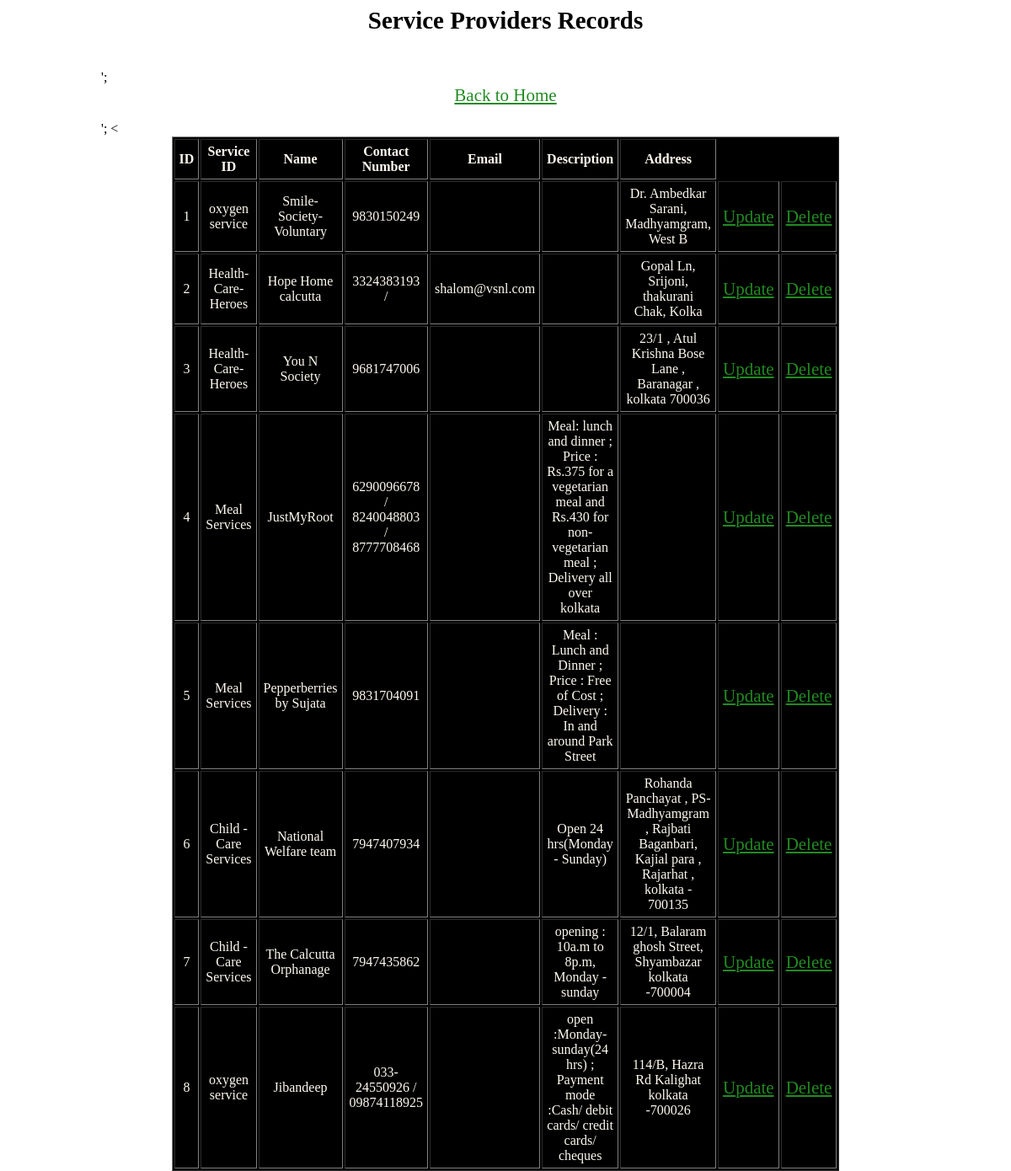
Screenshot of /display_service_provider.php with the database file from the repository.
### tables this page shows
CREATE TABLE `service_providers` (
  `id` int(23) NOT NULL,
  `service_id` int(23) NOT NULL,
  `name` varchar(255) NOT NULL,
  `contact` varchar(255) NOT NULL,
  `email` varchar(255) NOT NULL,
  `description` varchar(255) NOT NULL,
  `address` varchar(255) NOT NULL
);

CREATE TABLE `service` (
  `service_id` int(23) NOT NULL,
  `name` varchar(23) NOT NULL,
  `description` varchar(28) NOT NULL
);

### display_service_provider.php (the view, shortened to what this page needs)
<?php
include("connection.php");?>
<h2 style="font-size:29px;"><center>Service Providers Records</center></h2><br>';
<center><a href="menu.html">Back to Home </a></center><br>';
<<!DOCTYPE html>
<html>
<head>
</head>
<body>
</body>
</html>
<table width = "80%" border="1" cellspacing="2" cellpadding="5" align="center" style="background-color:black; color:floralwhite;">
	<tr>
		<td align="center"><strong>ID</strong></td>
		<td align="center"><strong>Service ID</strong></td>
		<td align="center"><strong> Name</strong></td>
		<td align="center"><strong>Contact Number</strong></td>
		<td align="center"><strong>Email</strong></td>
		<td align="center"><strong>Description</strong></td>
		<td align="center"><strong>Address</strong></td>
	</tr>
    <?php
		$sql = "SELECT
		 `service_providers`.`id` AS `id`,
		 `service_providers`.`service_id` AS `service_id`,
		 `service_providers`.`name` AS `name`,
		 `service_providers`.`contact` AS `contact`,
		 `service_providers`.`email` AS `email`,
		 `service_providers`.`description` AS `description`,
		 `service_providers`.`address` AS `address`,
		 `service`.`name` AS `service_name`
		FROM `service_providers`,`service` where `service_providers`.`service_id`=`service`.`service_id`";
		$result = mysqli_query($link,$sql);
		if(mysqli_num_rows($result) > 0)
		{
			while($row = mysqli_fetch_assoc($result))
			{
				echo "<tr>";
				echo "<td align = 'center'>".$row["id"]."</td>";
				echo "<td align = 'center'>".$row["service_name"]."</td>";
				echo "<td align = 'center'>".$row["name"]."</td>";
				echo "<td align = 'center'>".$row["contact"]."</td>";
				echo "<td align = 'center'>".$row["email"]."</td>";
				echo "<td align = 'center'>".$row["description"]."</td>";
				echo "<td align = 'center'>".$row["address"]."</td>";
				echo "<td><a href='update_service_provider_form.php?id=".$row['id']."'>Update</a></td>";
				echo "<td><a href='delete_service_provider.php?id=".$row['id']."'>Delete</a></td>";
				echo "</tr>";
			}
		}
     ?>
</table>

### display_service_provider.php (style rules this page uses)
a { color: forestgreen; font-size: 21px; }
body { background-image: url("https://p1.pxfuel.com/preview/312/952/22/white-structure-texture-background-ceiling-whitish.jpg"); background-position: center; background-size: cover; height: 700px; margin-left: 10%; margin-right: 10%; }

### rows the page displays
service_providers: id "1", service.name "oxygen service", name "Smile-Society-Voluntary", contact "9830150249", address "Dr. Ambedkar Sarani, Madhyamgram, West B"
service_providers: id "2", service.name "Health-Care-Heroes", name "Hope Home calcutta", contact "3324383193 /", email "shalom@vsnl.com", address "Gopal Ln, Srijoni, thakurani Chak, Kolka"
service_providers: id "3", service.name "Health-Care-Heroes", name "You N Society", contact "9681747006", address "23/1 , Atul Krishna Bose Lane , Baranagar , kolkata 700036"
service_providers: id "4", service.name "Meal Services", name "JustMyRoot", contact "6290096678 / 8240048803 / 8777708468", description "Meal: lunch and dinner ; Price : Rs.375 for a vegetarian meal and Rs.430 for non-vegetarian meal ; Delivery all over kolkata"
service_providers: id "5", service.name "Meal Services", name "Pepperberries by Sujata", contact "9831704091", description "Meal : Lunch and Dinner ; Price : Free of Cost ; Delivery : In and around Park Street"
service_providers: id "6", service.name "Child -Care Services", name "National Welfare team", contact "7947407934", description "Open 24 hrs(Monday - Sunday)", address "Rohanda Panchayat , PS- Madhyamgram , Rajbati Baganbari, Kajial para , Rajarhat , kolkata - 700135"
service_providers: id "7", service.name "Child -Care Services", name "The Calcutta Orphanage", contact "7947435862", description "opening : 10a.m to 8p.m, Monday - sunday", address "12/1, Balaram ghosh Street, Shyambazar kolkata -700004"
service_providers: id "8", service.name "oxygen service", name "Jibandeep", contact "033-24550926 / 09874118925", description "open :Monday- sunday(24 hrs) ; Payment mode :Cash/ debit cards/ credit cards/ cheques", address "114/B, Hazra Rd Kalighat kolkata -700026"
